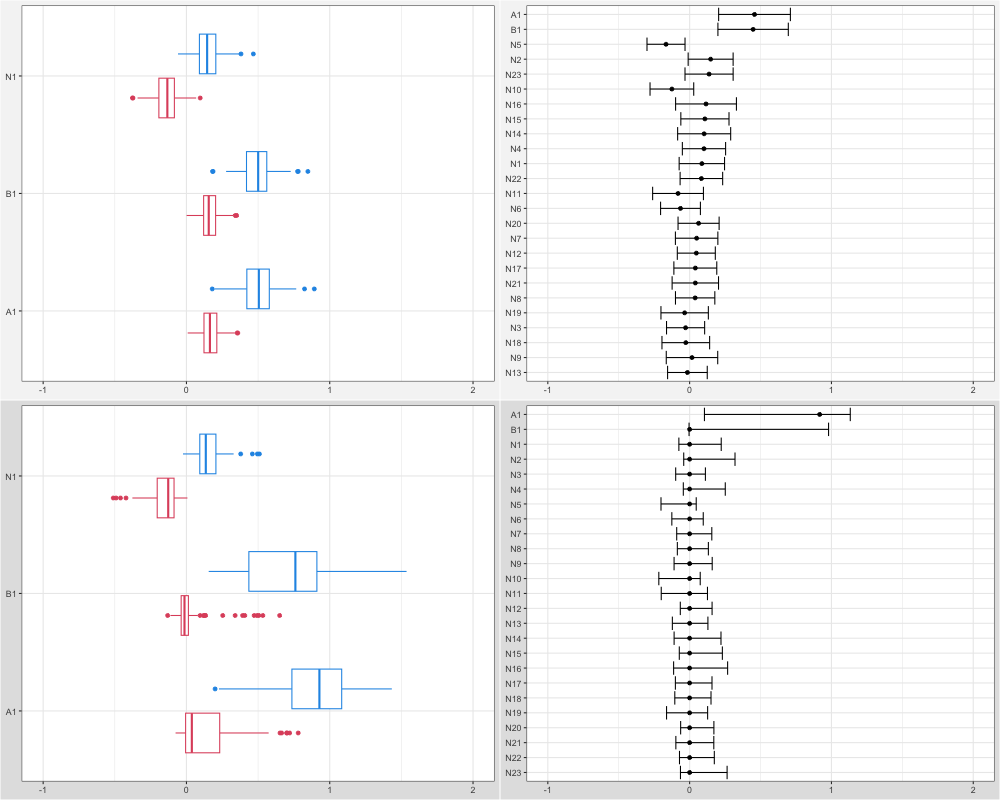

Source code (R):
## Setup
source("./fig/setup/setup.R")

## Load Data
load(paste0(res_dir, "/rds/method_comparison_highcorr_100.rds")) # n = 50

plot_ridge <- function(ridge_ci, n = 30, quiet = TRUE) {

  plot_res <- ridge_ci[-1,] %>%
    data.frame()

  plot_res$variable <- rownames(plot_res)
  plot_res <- plot_res %>%
    dplyr::arrange(desc(abs(estimate))) %>%
    head(n)

  plot_res$variable <- factor(plot_res$variable, levels = rev(plot_res$variable))

  plot_res %>%
    ggplot() +
    geom_errorbar(aes(xmin = lower, xmax = upper, y = variable)) +
    geom_point(aes(x = estimate, y = variable)) +
    theme_bw() +
    labs(y = "Variable", x = "Estimate")

}

## Ridge
ridge_res <- do.call(rbind, ridge_cis)
variables <- rownames(ridge_res)
p1 <- ridge_res %>%
  data.frame() %>%
  mutate(variable = variables) %>%
  filter(variable %in% c("A1", "B1", "N1")) %>%
  pivot_longer(Lower:Upper, names_to = "bound", values_to = "value") %>%
  ggplot() +
  geom_boxplot(aes(x = value, y = variable, color = bound)) +
  theme_bw() +
  coord_cartesian(xlim = c(-1, 2)) +
  theme(legend.position = "none",
        plot.background = element_rect(fill=background_colors[2])) +
  ylab(NULL) +
  xlab(NULL) +
  scale_color_manual(values = colors)

colnames(ridge_example) <- tolower(colnames(ridge_example))
p2 <- plot_ridge(ridge_example) +
  coord_cartesian(xlim = c(-1, 2)) +
  ylab(NULL) +
  xlab(NULL) +
  theme(plot.background = element_rect(fill=background_colors[2]))

## Lasso
p3 <- do.call(rbind, lasso_cis_s) %>%
  data.frame() %>%
  filter(variable %in% c("A1", "B1", "N1")) %>%
  mutate(group = rep(1:100, each = 3), group = paste0(variable, group)) %>%
  pivot_longer(lower:upper, names_to = "bound", values_to = "value") %>%
  ggplot() +
  geom_boxplot(aes(x = value, y = variable, color = bound)) +
  theme_bw() +
  coord_cartesian(xlim = c(-1, 2)) +
  theme(legend.position = "none", plot.background = element_rect(fill=background_colors[1])) +
  ylab(NULL) +
  xlab(NULL) +
  scale_color_manual(values = colors)

p4 <- plot(lasso_example_s) +
  coord_cartesian(xlim = c(-1, 2)) +
  ylab(NULL) +
  xlab(NULL) +
  theme(plot.background = element_rect(fill=background_colors[1]))

left_label <- textGrob("  Lasso                                            Ridge", gp = gpar(fontsize = 12), rot = 90)
suppressMessages({
  pdf("./fig/method_comparison_highcorr_100.pdf", height = 5)
  grid.arrange(grobs = list(p1, p2, p3, p4), ncol = 2, left = left_label)
  dev.off()
  png("./fig/method_comparison_highcorr_100.png", width = 1000, height = 800)
  grid.arrange(grobs = list(p1, p2, p3, p4), ncol = 2)
  dev.off()
})

